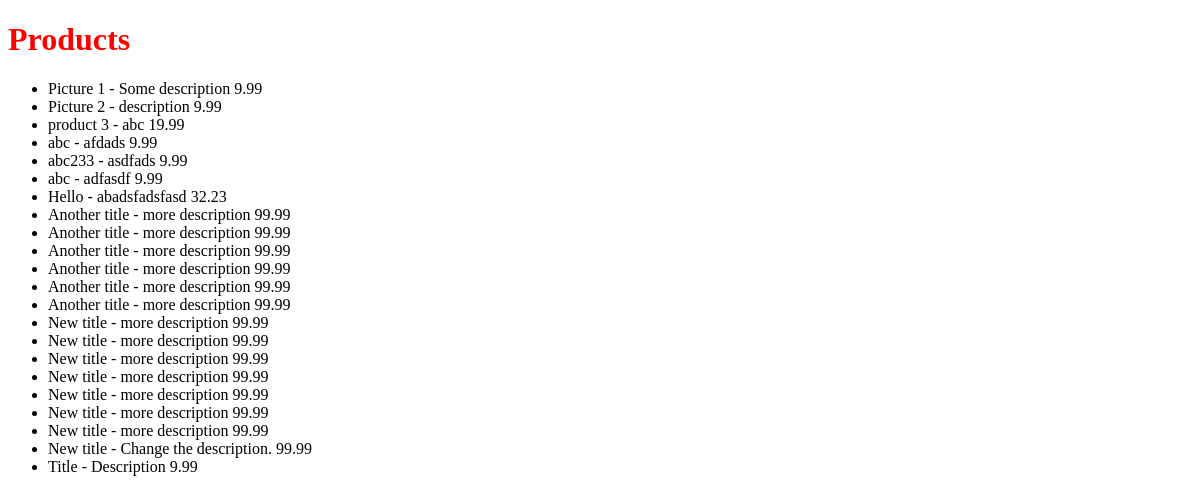
/products/, run on an earlier commit of the app's database.
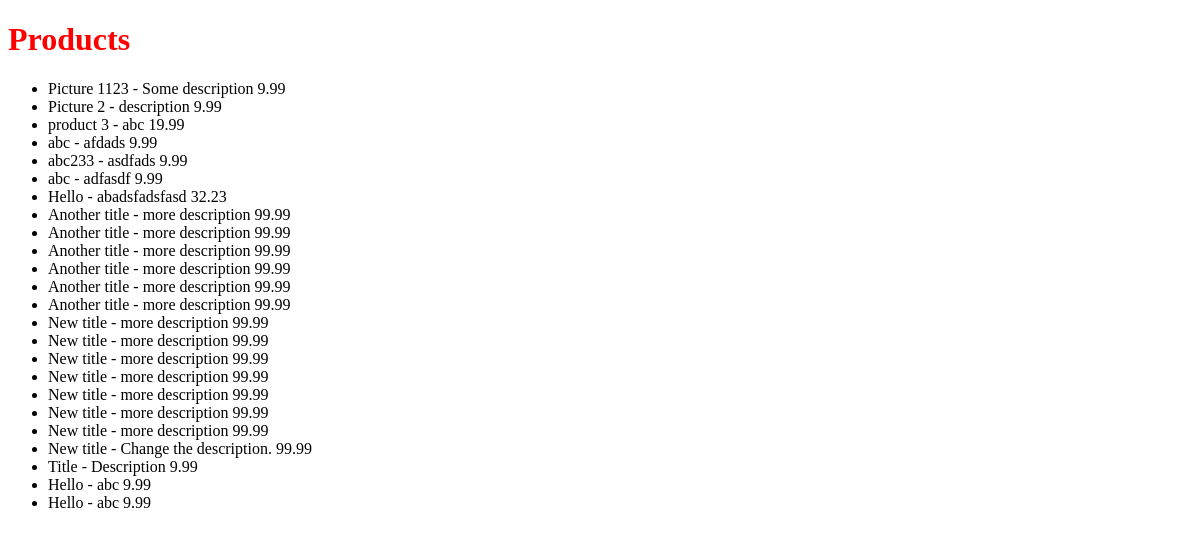
And on a later commit of the database.
### products/models.py (models this page shows)
class Product(models.Model):
	title = models.CharField(max_length=30) #owiuerpoajsdlfkjasd;flkiu1p3o4u134123 ewjfa;sd
	slug = models.SlugField(blank=True) # unique=True
	description = models.TextField()
	price = models.DecimalField(max_digits=100, decimal_places=2, default=9.99, null=True,) #100.00
	sale_price = models.DecimalField(max_digits=100,
			 decimal_places=2, default=6.99, null=True, blank=True) #100.00
	def __unicode__(self): #def __unicode__(self):
		return self.title

### products/views.py (the view)
# urls.py: url(r'^products/$', ProductListView.as_view(), name='product_list_view'),
class ProductListView(ListView):
	model = Product
	def get_queryset(self, *args, **kwargs):
		qs = super(ProductListView, self).get_queryset(**kwargs)
		return qs

### templates/products/product_list.html
{% extends "base.html" %}
{% block content %}
<h1>Products</h1>
<ul>
{% for instance in object_list %}
    <li>{{ instance }} - {{ instance.description }} {{ instance.price }}</li>
{% empty %}
    <li>No Products yet.</li>
{% endfor %}
</ul>
{% endblock %}

What changed in the data, as far as the page shows it:
changed Product "Some description": title "Picture 1" → "Picture 1123"
added Product: title "Hello", description "abc", price "9.99"
added Product: title "Hello", description "abc", price "9.99"
